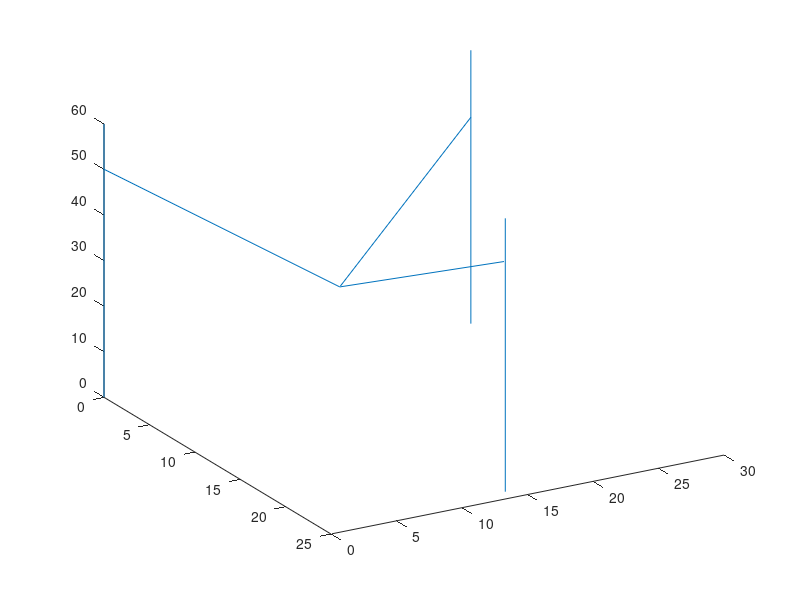

The MATLAB source for this figure: (Note: this script raises an error after producing the figure.)
%Example of communication (with visualzation)
r=25
x1=0 %kol first
x2=0
x3=24
y1=0
y2=28
y3=14
z=0
zg=60
xc=3.9 %head's position
yc=14 %head's position
zc=30 %head's position

wozek1=zc+sqrt(r^2-(x1-xc)^2-(y1-yc)^2) %compute position with inverse kinematics
wozek2=zc+sqrt(r^2-(x2-xc)^2-(y2-yc)^2) %compute position with inverse kinematics
wozek3=zc+sqrt(r^2-(x3-xc)^2-(y3-yc)^2) %compute position with inverse kinematics
%colums
kol1 = line([x1,x1],[y1,y1],[z,zg]) 
kol2 = line([x2,x2],[y2,y2],[z,zg])
kol3 = line([x3,x3],[y3,y3],[z,zg])
% lines from columns to motors
ramie1=line([x1,xc],[y1,yc],[wozek1,zc])
ramie2=line([x2,xc],[y2,yc],[wozek2,zc])
ramie3=line([x3,xc],[y3,yc],[wozek3,zc])
view(60,30)


for t=0:0.1:100
    %move head around
    xc=10 + sin(t)
    yc=10 + cos(t)
    %compute new postions
    wozek1=zc+sqrt(r^2-(x1-xc)^2-(y1-yc)^2)
    wozek2=zc+sqrt(r^2-(x2-xc)^2-(y2-yc)^2)
    wozek3=zc+sqrt(r^2-(x3-xc)^2-(y3-yc)^2)
    %draw them
    set(ramie1,'XData',[x1,xc],'YData',[y1,yc],'ZData',[wozek1,zc])
    set(ramie2,'XData',[x2,xc],'YData',[y2,yc],'ZData',[wozek2,zc])
    set(ramie3,'XData',[x3,xc],'YData',[y3,yc],'ZData',[wozek3,zc])
    drawnow
    if (t>0) 
        krok1=round(200*(wozek1-stare1)) %compute step
        krok2=round(200*(wozek2-stare2))
        krok3=round(200*(wozek3-stare3))
        fprintf(s,'x %d y %d z %d t %d',[krok1 krok2 krok3 150]) %send steps with temp
        while (s.BytesAvailable == 0) %waitinf for the response
        end
        while (s.BytesAvailable>0)
        fscanf(s) %read temp
        end
    end
    stare1=wozek1 %previous positions
    stare2=wozek2
    stare3=wozek3
end
